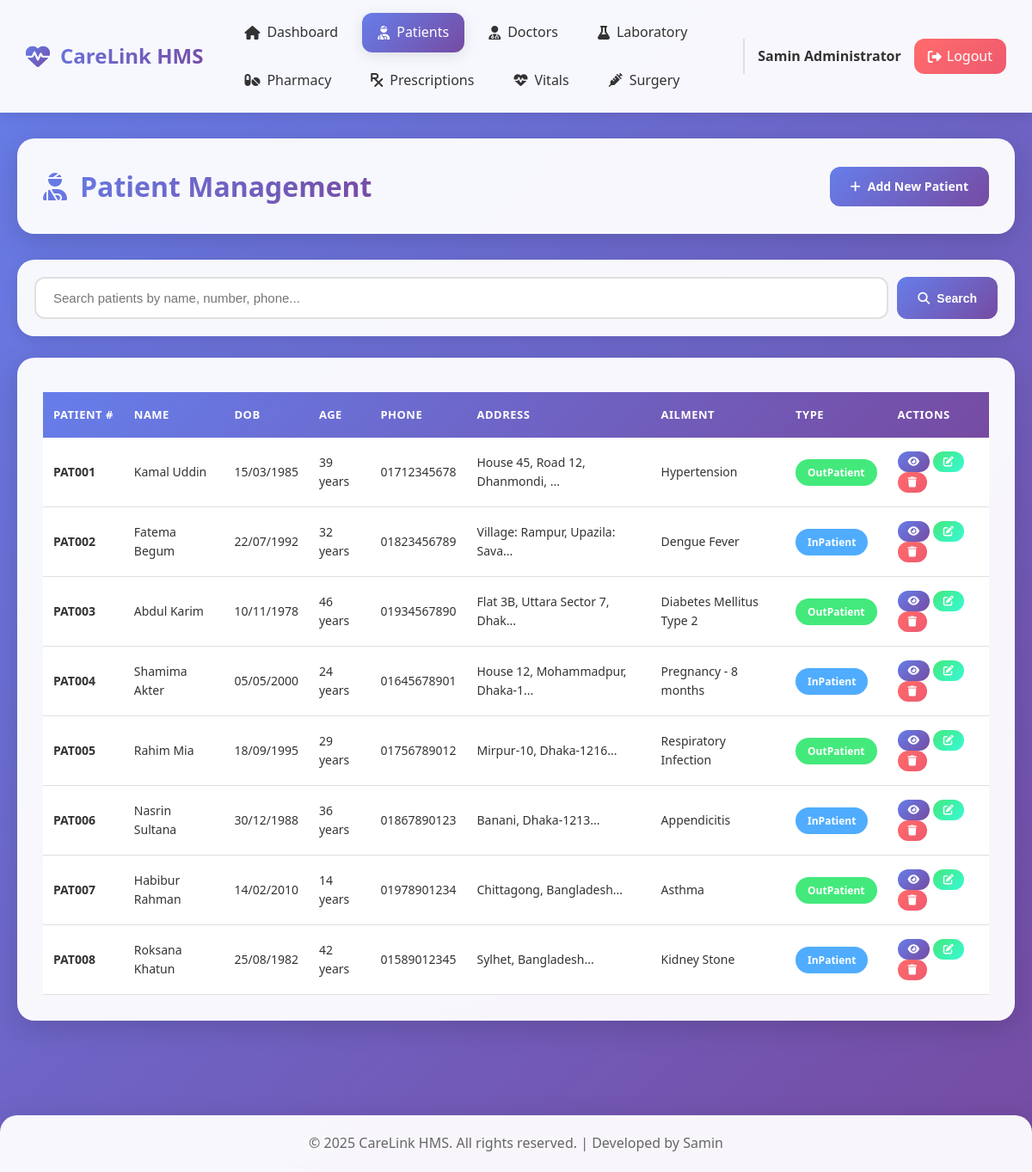
The page /backend/admin/patients.php (signed in) on the database its author committed.
### tables this page shows
CREATE TABLE `his_patients` (
  `pat_id` int(11) NOT NULL,
  `pat_fname` varchar(200) DEFAULT NULL,
  `pat_lname` varchar(200) DEFAULT NULL,
  `pat_dob` varchar(200) DEFAULT NULL,
  `pat_age` varchar(200) DEFAULT NULL,
  `pat_number` varchar(200) DEFAULT NULL,
  `pat_addr` varchar(200) DEFAULT NULL,
  `pat_phone` varchar(200) DEFAULT NULL,
  `pat_type` varchar(200) DEFAULT NULL,
  `pat_date_joined` timestamp(6) NOT NULL DEFAULT current_timestamp(6) ON UPDATE current_timestamp(6),
  `pat_ailment` varchar(200) DEFAULT NULL,
  `pat_discharge_status` varchar(200) DEFAULT NULL,
  `created_at` timestamp NOT NULL DEFAULT current_timestamp(),
  `updated_at` timestamp NOT NULL DEFAULT current_timestamp() ON UPDATE current_timestamp()
);

### backend/admin/patients.php (the view, shortened to what this page needs)
<?php
require_once '../includes/header.php';
require_once '../includes/navbar.php';
$patients = mysqli_query($conn, "SELECT * FROM his_patients ORDER BY pat_date_joined DESC");
?>
<div class="container">
    <div class="page-header">
        <h1><i class="fas fa-user-injured"></i> Patient Management</h1>
        <a href="add_patient.php" class="btn btn-primary">
            <i class="fas fa-plus"></i> Add New Patient
        </a>
    </div>
    <div class="search-bar">
        <form method="GET" action="">
            <input type="text" name="search" placeholder="Search patients by name, number, phone..."
                   value="<?php echo isset($_GET['search']) ? htmlspecialchars($_GET['search']) : ''; ?>">
            <button type="submit" class="btn btn-primary"><i class="fas fa-search"></i> Search</button>
        </form>
    </div>
    <div class="content-card">
        <div class="table-responsive">
            <table class="data-table">
                <thead>
                    <tr>
                        <th>Patient #</th>
                        <th>Name</th>
                        <th>DOB</th>
                        <th>Age</th>
                        <th>Phone</th>
                        <th>Address</th>
                        <th>Ailment</th>
                        <th>Type</th>
                        <th>Actions</th>
                    </tr>
                </thead>
                <tbody>
                    <?php while ($patient = mysqli_fetch_assoc($patients)): ?>
                    <tr>
                        <td><strong><?php echo $patient['pat_number']; ?></strong></td>
                        <td><?php echo $patient['pat_fname'] . ' ' . $patient['pat_lname']; ?></td>
                        <td><?php echo $patient['pat_dob']; ?></td>
                        <td><?php echo $patient['pat_age']; ?> years</td>
                        <td><?php echo $patient['pat_phone']; ?></td>
                        <td><?php echo substr($patient['pat_addr'], 0, 30) . '...'; ?></td>
                        <td><?php echo $patient['pat_ailment']; ?></td>
                        <td>
                            <span class="badge badge-<?php echo $patient['pat_type'] == 'InPatient' ? 'info' : 'success'; ?>">
                                <?php echo $patient['pat_type']; ?>
                            </span>
                        </td>
                        <td>
                            <a href="view_patient.php?id=<?php echo $patient['pat_id']; ?>" class="btn btn-sm btn-primary">
                                <i class="fas fa-eye"></i>
                            </a>
                            <a href="edit_patient.php?id=<?php echo $patient['pat_id']; ?>" class="btn btn-sm btn-success">
                                <i class="fas fa-edit"></i>
                            </a>
                            <a href="delete_patient.php?id=<?php echo $patient['pat_id']; ?>"
                               class="btn btn-sm btn-danger"
                               onclick="return confirm('Are you sure you want to delete this patient?');">
                                <i class="fas fa-trash"></i>
                            </a>
                        </td>
                    </tr>
                    <?php endwhile; ?>
                </tbody>
            </table>
        </div>
    </div>
</div>
<?php require_once '../includes/footer.php'; ?>

### assets/css/style.css (style rules this page uses)
* { margin: 0; padding: 0; box-sizing: border-box; }
:root { --primary-gradient: linear-gradient(135deg, #667eea 0%, #764ba2 100%); --secondary-gradient: linear-gradient(135deg, #f093fb 0%, #f5576c 100%); --success-gradient: linear-gradient(135deg, #43e97b 0%, #38f9d7 100%); --info-gradient: linear-gradient(135deg, #4facfe 0%, #00f2fe 100%); --warning-gradient: linear-gradient(135deg, #fa709a 0%, #fee140 100%); --danger-gradient: linear-gradient(135deg, #ff6b6b 0%, #ee5a6f 100%); --primary-color: #667eea; --secondary-color: #764ba2; --success-color: #43e97b; --danger-color: #f5576c; --warning-color: #fee140; --info-color: #4facfe; --text-dark: #333333; --text-light: #666666; --text-muted: #999999; --bg-light: #f8f9fa; --bg-white: #ffffff; --border-color: #e0e0e0; --shadow-sm: 0 2px 8px rgba(0, 0, 0, 0.1); --shadow-md: 0 4px 16px rgba(0, 0, 0, 0.1); --shadow-lg: 0 8px 32px rgba(0, 0, 0, 0.15); --shadow-xl: 0 15px 40px rgba(0, 0, 0, 0.2); --radius-sm: 8px; --radius-md: 12px; --radius-lg: 16px; --radius-xl: 20px; --transition: all 0.3s ease; }
body { font-family: 'Segoe UI', Tahoma, Geneva, Verdana, sans-serif; background: linear-gradient(135deg, #667eea 0%, #764ba2 100%); min-height: 100vh; color: var(--text-dark); line-height: 1.6; }
.container { max-width: 1400px; margin: 0 auto; padding: 30px 20px; animation: fadeIn 0.6s ease; }
.page-header { background: rgba(255, 255, 255, 0.95); backdrop-filter: blur(10px); padding: 30px; border-radius: var(--radius-xl); box-shadow: var(--shadow-lg); margin-bottom: 30px; display: flex; justify-content: space-between; align-items: center; animation: fadeInUp 0.6s ease; flex-wrap: wrap; gap: 15px; }
.page-header h1 { font-size: 32px; background: var(--primary-gradient); -webkit-background-clip: text; -webkit-text-fill-color: transparent; display: flex; align-items: center; gap: 15px; }
.content-card { background: rgba(255, 255, 255, 0.95); backdrop-filter: blur(10px); padding: 30px; border-radius: var(--radius-xl); box-shadow: var(--shadow-lg); animation: fadeInUp 0.8s ease; margin-bottom: 30px; }
.search-bar { background: rgba(255, 255, 255, 0.95); backdrop-filter: blur(10px); padding: 20px; border-radius: var(--radius-xl); box-shadow: var(--shadow-md); margin-bottom: 25px; animation: fadeInUp 0.7s ease; }
.search-bar form { display: flex; gap: 10px; flex-wrap: wrap; }
.search-bar input[type="text"], .search-bar input[type="search"] { flex: 1; min-width: 250px; padding: 14px 20px; border: 2px solid var(--border-color); border-radius: var(--radius-md); font-size: 15px; transition: var(--transition); }
.table-responsive { overflow-x: auto; }
.data-table { width: 100%; border-collapse: collapse; margin-top: 10px; }
.data-table thead { background: var(--primary-gradient); color: white; }
.data-table thead th { padding: 16px 12px; text-align: left; font-weight: 600; text-transform: uppercase; font-size: 13px; letter-spacing: 0.5px; white-space: nowrap; }
.data-table tbody td { padding: 16px 12px; border-bottom: 1px solid var(--border-color); font-size: 14px; }
.data-table tbody tr { transition: var(--transition); background: white; }
.btn { padding: 12px 24px; border: none; border-radius: var(--radius-md); cursor: pointer; font-weight: 600; font-size: 14px; transition: var(--transition); text-decoration: none; display: inline-flex; align-items: center; justify-content: center; gap: 8px; white-space: nowrap; }
.btn-primary { background: var(--primary-gradient); color: white; }
.btn-success { background: var(--success-gradient); color: white; }
.btn-danger { background: var(--danger-gradient); color: white; }
.btn-sm { padding: 6px 12px; font-size: 12px; }
.badge { padding: 6px 14px; border-radius: 20px; font-size: 12px; font-weight: 600; display: inline-block; white-space: nowrap; }
.badge-success { background: var(--success-color); color: white; }
.badge-info { background: var(--info-color); color: white; }
@media (max-width: 1200px) { .container { max-width: 100%; } }

### rows shown on the page
his_patients: pat_number "PAT001", pat_fname "Kamal", pat_lname "Uddin", pat_dob "15/03/1985", pat_age "39", pat_phone "01712345678", pat_addr "House 45, Road 12, Dhanmondi,", pat_ailment "Hypertension", pat_type "OutPatient"
his_patients: pat_number "PAT002", pat_fname "Fatema", pat_lname "Begum", pat_dob "22/07/1992", pat_age "32", pat_phone "01823456789", pat_addr "Village: Rampur, Upazila: Sava", pat_ailment "Dengue Fever", pat_type "InPatient"
his_patients: pat_number "PAT003", pat_fname "Abdul", pat_lname "Karim", pat_dob "10/11/1978", pat_age "46", pat_phone "01934567890", pat_addr "Flat 3B, Uttara Sector 7, Dhak", pat_ailment "Diabetes Mellitus Type 2", pat_type "OutPatient"
his_patients: pat_number "PAT004", pat_fname "Shamima", pat_lname "Akter", pat_dob "05/05/2000", pat_age "24", pat_phone "01645678901", pat_addr "House 12, Mohammadpur, Dhaka-1", pat_ailment "Pregnancy - 8 months", pat_type "InPatient"
his_patients: pat_number "PAT005", pat_fname "Rahim", pat_lname "Mia", pat_dob "18/09/1995", pat_age "29", pat_phone "01756789012", pat_addr "Mirpur-10, Dhaka-1216", pat_ailment "Respiratory Infection", pat_type "OutPatient"
his_patients: pat_number "PAT006", pat_fname "Nasrin", pat_lname "Sultana", pat_dob "30/12/1988", pat_age "36", pat_phone "01867890123", pat_addr "Banani, Dhaka-1213", pat_ailment "Appendicitis", pat_type "InPatient"
his_patients: pat_number "PAT007", pat_fname "Habibur", pat_lname "Rahman", pat_dob "14/02/2010", pat_age "14", pat_phone "01978901234", pat_addr "Chittagong, Bangladesh", pat_ailment "Asthma", pat_type "OutPatient"
his_patients: pat_number "PAT008", pat_fname "Roksana", pat_lname "Khatun", pat_dob "25/08/1982", pat_age "42", pat_phone "01589012345", pat_addr "Sylhet, Bangladesh", pat_ailment "Kidney Stone", pat_type "InPatient"

### other values the page prints
$_SESSION['admin_name'] "Samin Administrator"
